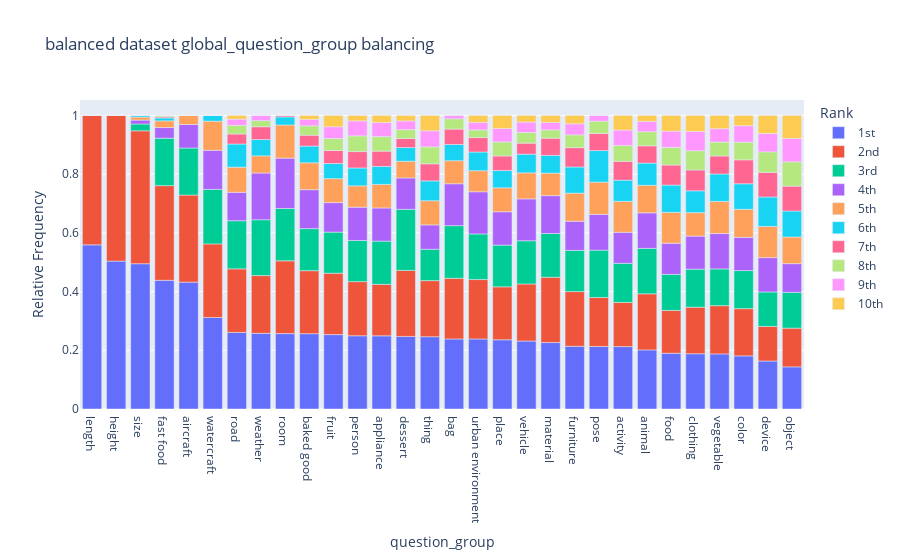

The cell this chart's notebook holds for it:
### Markdown cell above
* vastly different for `man`, `car_modern`, and a lot of other labels

### Code cell
group_distribution(gqa_questions_balanced, "global_question_group", global_question_types_in_paper, gqa_datasplit="balanced", plot=True)

### Figure 1 — Plotly figure (JSON) as saved in the notebook; plotly's stock layout.template omitted (floating-point values rounded to 4 significant figures)
{"data": [{"alignmentgroup": "True", "hovertemplate": "Rank=1st<br>question_group=%{x}<br>Relative Frequency=%{y}<extra></extra>", "legendgroup": "1st", "marker": {"color": "#636efa", "pattern": {"shape": ""}}, "name": "1st", "offsetgroup": "1st", "orientation": "v", "showlegend": true, "textposition": "auto", "type": "bar", "x": ["length", "height", "size", "fast food", "aircraft", "watercraft", "road", "weather", "room", "baked good", "fruit", "person", "appliance", "dessert", "thing", "bag", "urban environment", "place", "vehicle", "material", "furniture", "pose", "activity", "animal", "food", "clothing", "vegetable", "color", "device", "object"], "xaxis": "x", "y": [0.5591, 0.5037, 0.495, 0.4384, 0.4322, 0.3116, 0.2609, 0.2577, 0.2569, 0.2566, 0.2535, 0.2494, 0.2493, 0.2473, 0.2463, 0.2386, 0.2386, 0.2358, 0.2316, 0.2263, 0.2138, 0.2131, 0.2126, 0.2014, 0.1899, 0.1883, 0.1877, 0.181, 0.1635, 0.1435], "yaxis": "y"}, {"alignmentgroup": "True", "hovertemplate": "Rank=2nd<br>question_group=%{x}<br>Relative Frequency=%{y}<extra></extra>", "legendgroup": "2nd", "marker": {"color": "#EF553B", "pattern": {"shape": ""}}, "name": "2nd", "offsetgroup": "2nd", "orientation": "v", "showlegend": true, "textposition": "auto", "type": "bar", "x": ["length", "height", "size", "fast food", "aircraft", "watercraft", "road", "weather", "room", "baked good", "fruit", "person", "appliance", "dessert", "thing", "bag", "urban environment", "place", "vehicle", "material", "furniture", "pose", "activity", "animal", "food", "clothing", "vegetable", "color", "device", "object"], "xaxis": "x", "y": [0.4409, 0.4963, 0.4527, 0.3225, 0.2966, 0.2509, 0.2166, 0.1968, 0.2479, 0.2146, 0.2092, 0.1845, 0.1754, 0.2249, 0.191, 0.2065, 0.2024, 0.1803, 0.1943, 0.2225, 0.1862, 0.1667, 0.1504, 0.1911, 0.1459, 0.1585, 0.1644, 0.1608, 0.1179, 0.132], "yaxis": "y"}, {"alignmentgroup": "True", "hovertemplate": "Rank=3rd<br>question_group=%{x}<br>Relative Frequency=%{y}<extra></extra>", "legendgroup": "3rd", "marker": {"color": "#00cc96", "pattern": {"shape": ""}}, "name": "3rd", "offsetgroup": "3rd", "orientation": "v", "showlegend": true, "textposition": "auto", "type": "bar", "x": ["length", "height", "size", "fast food", "aircraft", "watercraft", "road", "weather", "room", "baked good", "fruit", "person", "appliance", "dessert", "thing", "bag", "urban environment", "place", "vehicle", "material", "furniture", "pose", "activity", "animal", "food", "clothing", "vegetable", "color", "device", "object"], "xaxis": "x", "y": [0, 0, 0.02328, 0.1616, 0.1602, 0.1857, 0.164, 0.1901, 0.1784, 0.1432, 0.1399, 0.1402, 0.1473, 0.208, 0.1068, 0.1793, 0.1553, 0.142, 0.1472, 0.1489, 0.1405, 0.1612, 0.1333, 0.1548, 0.1228, 0.1296, 0.1252, 0.1297, 0.1173, 0.1219], "yaxis": "y"}, {"alignmentgroup": "True", "hovertemplate": "Rank=4th<br>question_group=%{x}<br>Relative Frequency=%{y}<extra></extra>", "legendgroup": "4th", "marker": {"color": "#ab63fa", "pattern": {"shape": ""}}, "name": "4th", "offsetgroup": "4th", "orientation": "v", "showlegend": true, "textposition": "auto", "type": "bar", "x": ["length", "height", "size", "fast food", "aircraft", "watercraft", "road", "weather", "room", "baked good", "fruit", "person", "appliance", "dessert", "thing", "bag", "urban environment", "place", "vehicle", "material", "furniture", "pose", "activity", "animal", "food", "clothing", "vegetable", "color", "device", "object"], "xaxis": "x", "y": [0, 0, 0.0133, 0.03629, 0.08012, 0.1332, 0.09669, 0.1592, 0.1714, 0.1327, 0.1005, 0.1133, 0.1129, 0.107, 0.08295, 0.1428, 0.1436, 0.1137, 0.1426, 0.1291, 0.09929, 0.122, 0.1057, 0.1211, 0.1059, 0.1127, 0.1204, 0.1132, 0.117, 0.09771], "yaxis": "y"}, {"alignmentgroup": "True", "hovertemplate": "Rank=5th<br>question_group=%{x}<br>Relative Frequency=%{y}<extra></extra>", "legendgroup": "5th", "marker": {"color": "#FFA15A", "pattern": {"shape": ""}}, "name": "5th", "offsetgroup": "5th", "orientation": "v", "showlegend": true, "textposition": "auto", "type": "bar", "x": ["length", "height", "size", "fast food", "aircraft", "watercraft", "road", "weather", "room", "baked good", "fruit", "person", "appliance", "dessert", "thing", "bag", "urban environment", "place", "vehicle", "material", "furniture", "pose", "activity", "animal", "food", "clothing", "vegetable", "color", "device", "object"], "xaxis": "x", "y": [0, 0, 0.01031, 0.02276, 0.03082, 0.09918, 0.08558, 0.05843, 0.1129, 0.09167, 0.08158, 0.07284, 0.08025, 0.05683, 0.08234, 0.07856, 0.07181, 0.08159, 0.08876, 0.07663, 0.09563, 0.1097, 0.1053, 0.09378, 0.1051, 0.0799, 0.1095, 0.0954, 0.1064, 0.09075], "yaxis": "y"}, {"alignmentgroup": "True", "hovertemplate": "Rank=6th<br>question_group=%{x}<br>Relative Frequency=%{y}<extra></extra>", "legendgroup": "6th", "marker": {"color": "#19d3f3", "pattern": {"shape": ""}}, "name": "6th", "offsetgroup": "6th", "orientation": "v", "showlegend": true, "textposition": "auto", "type": "bar", "x": ["length", "height", "size", "fast food", "aircraft", "watercraft", "road", "weather", "room", "baked good", "fruit", "person", "appliance", "dessert", "thing", "bag", "urban environment", "place", "vehicle", "material", "furniture", "pose", "activity", "animal", "food", "clothing", "vegetable", "color", "device", "object"], "xaxis": "x", "y": [0, 0, 0.005432, 0.01005, 0, 0.01947, 0.079, 0.05559, 0.02749, 0.05692, 0.05154, 0.06092, 0.06127, 0.04655, 0.06779, 0.05534, 0.06371, 0.05911, 0.06362, 0.06048, 0.08918, 0.1076, 0.07229, 0.07572, 0.09317, 0.07442, 0.09341, 0.08712, 0.1001, 0.08868], "yaxis": "y"}, {"alignmentgroup": "True", "hovertemplate": "Rank=7th<br>question_group=%{x}<br>Relative Frequency=%{y}<extra></extra>", "legendgroup": "7th", "marker": {"color": "#FF6692", "pattern": {"shape": ""}}, "name": "7th", "offsetgroup": "7th", "orientation": "v", "showlegend": true, "textposition": "auto", "type": "bar", "x": ["length", "height", "size", "fast food", "aircraft", "watercraft", "road", "weather", "room", "baked good", "fruit", "person", "appliance", "dessert", "thing", "bag", "urban environment", "place", "vehicle", "material", "furniture", "pose", "activity", "animal", "food", "clothing", "vegetable", "color", "device", "object"], "xaxis": "x", "y": [0, 0, 0, 0.003896, 0, 0, 0.03415, 0.04359, 0.004998, 0.03709, 0.0443, 0.05577, 0.05197, 0.03083, 0.05797, 0.05237, 0.04908, 0.04946, 0.03748, 0.05845, 0.06589, 0.05844, 0.06413, 0.05879, 0.06829, 0.07089, 0.06141, 0.0815, 0.08379, 0.08464], "yaxis": "y"}, {"alignmentgroup": "True", "hovertemplate": "Rank=8th<br>question_group=%{x}<br>Relative Frequency=%{y}<extra></extra>", "legendgroup": "8th", "marker": {"color": "#B6E880", "pattern": {"shape": ""}}, "name": "8th", "offsetgroup": "8th", "orientation": "v", "showlegend": true, "textposition": "auto", "type": "bar", "x": ["length", "height", "size", "fast food", "aircraft", "watercraft", "road", "weather", "room", "baked good", "fruit", "person", "appliance", "dessert", "thing", "bag", "urban environment", "place", "vehicle", "material", "furniture", "pose", "activity", "animal", "food", "clothing", "vegetable", "color", "device", "object"], "xaxis": "x", "y": [0, 0, 0, 0.003896, 0, 0, 0.02962, 0.02085, 0, 0.03196, 0.04089, 0.05353, 0.04968, 0.03023, 0.05772, 0.03508, 0.02611, 0.04772, 0.0363, 0.02831, 0.04346, 0.0416, 0.05402, 0.04807, 0.05992, 0.06567, 0.04751, 0.06034, 0.06989, 0.08284], "yaxis": "y"}, {"alignmentgroup": "True", "hovertemplate": "Rank=9th<br>question_group=%{x}<br>Relative Frequency=%{y}<extra></extra>", "legendgroup": "9th", "marker": {"color": "#FF97FF", "pattern": {"shape": ""}}, "name": "9th", "offsetgroup": "9th", "orientation": "v", "showlegend": true, "textposition": "auto", "type": "bar", "x": ["length", "height", "size", "fast food", "aircraft", "watercraft", "road", "weather", "room", "baked good", "fruit", "person", "appliance", "dessert", "thing", "bag", "urban environment", "place", "vehicle", "material", "furniture", "pose", "activity", "animal", "food", "clothing", "vegetable", "color", "device", "object"], "xaxis": "x", "y": [0, 0, 0, 0.0006151, 0, 0, 0.02098, 0.01769, 0, 0.02169, 0.04004, 0.05101, 0.04828, 0.02963, 0.05481, 0.01136, 0.02566, 0.04558, 0.03559, 0.02543, 0.0379, 0.01959, 0.05247, 0.03517, 0.05535, 0.06562, 0.04546, 0.05579, 0.06261, 0.07975], "yaxis": "y"}, {"alignmentgroup": "True", "hovertemplate": "Rank=10th<br>question_group=%{x}<br>Relative Frequency=%{y}<extra></extra>", "legendgroup": "10th", "marker": {"color": "#FECB52", "pattern": {"shape": ""}}, "name": "10th", "offsetgroup": "10th", "orientation": "v", "showlegend": true, "textposition": "auto", "type": "bar", "x": ["length", "height", "size", "fast food", "aircraft", "watercraft", "road", "weather", "room", "baked good", "fruit", "person", "appliance", "dessert", "thing", "bag", "urban environment", "place", "vehicle", "material", "furniture", "pose", "activity", "animal", "food", "clothing", "vegetable", "color", "device", "object"], "xaxis": "x", "y": [0, 0, 0, 0, 0, 0, 0.01255, 0, 0, 0.01353, 0.03855, 0.01849, 0.02369, 0.01874, 0.05227, 0, 0.02364, 0.04463, 0.02249, 0.0238, 0.02826, 0, 0.04975, 0.02015, 0.05355, 0.05446, 0.04503, 0.03505, 0.06146, 0.0782], "yaxis": "y"}], "layout": {"barmode": "relative", "legend": {"title": {"text": "Rank"}, "tracegroupgap": 0}, "title": {"text": "balanced dataset global_question_group balancing"}, "xaxis": {"anchor": "y", "domain": [0, 1], "title": {"text": "question_group"}}, "yaxis": {"anchor": "x", "domain": [0, 1], "title": {"text": "Relative Frequency"}}}}
